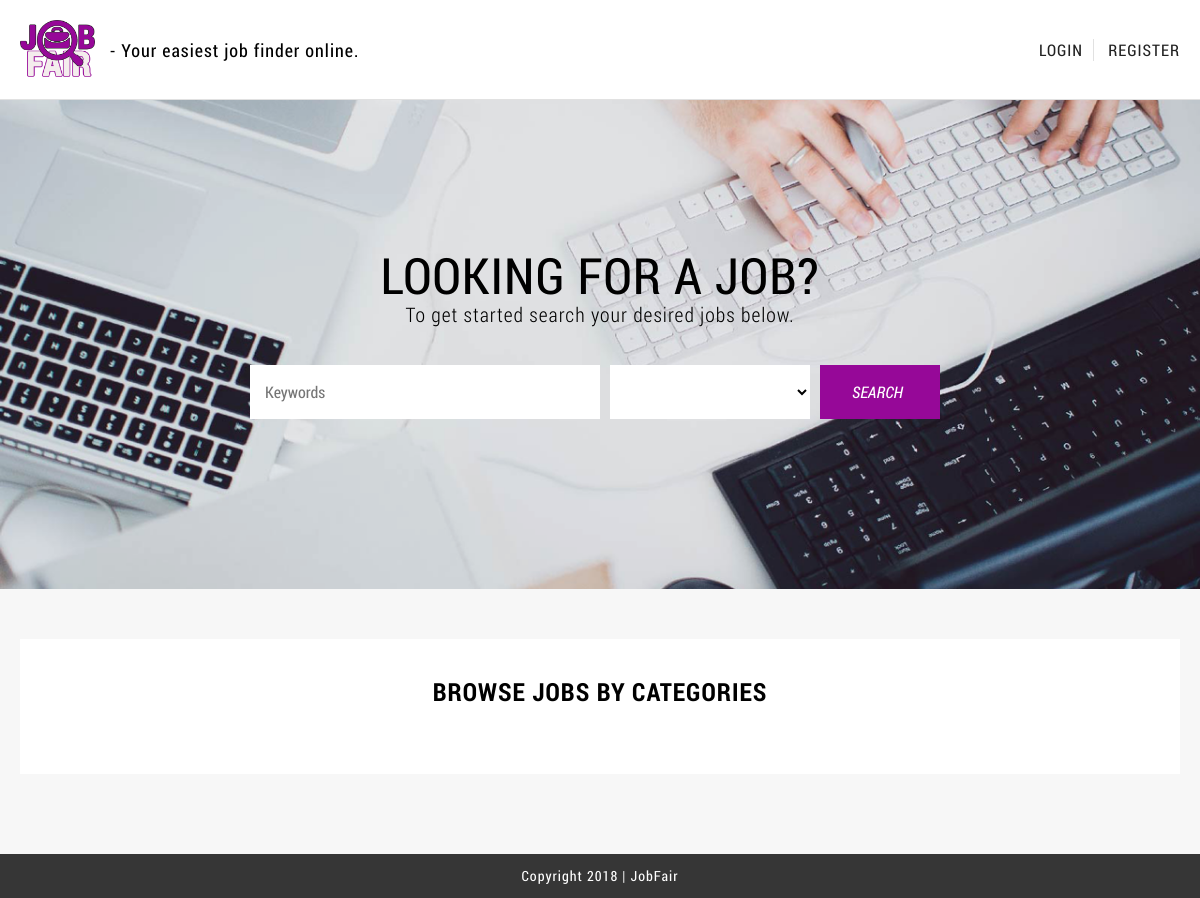
Before: / with the older database file.
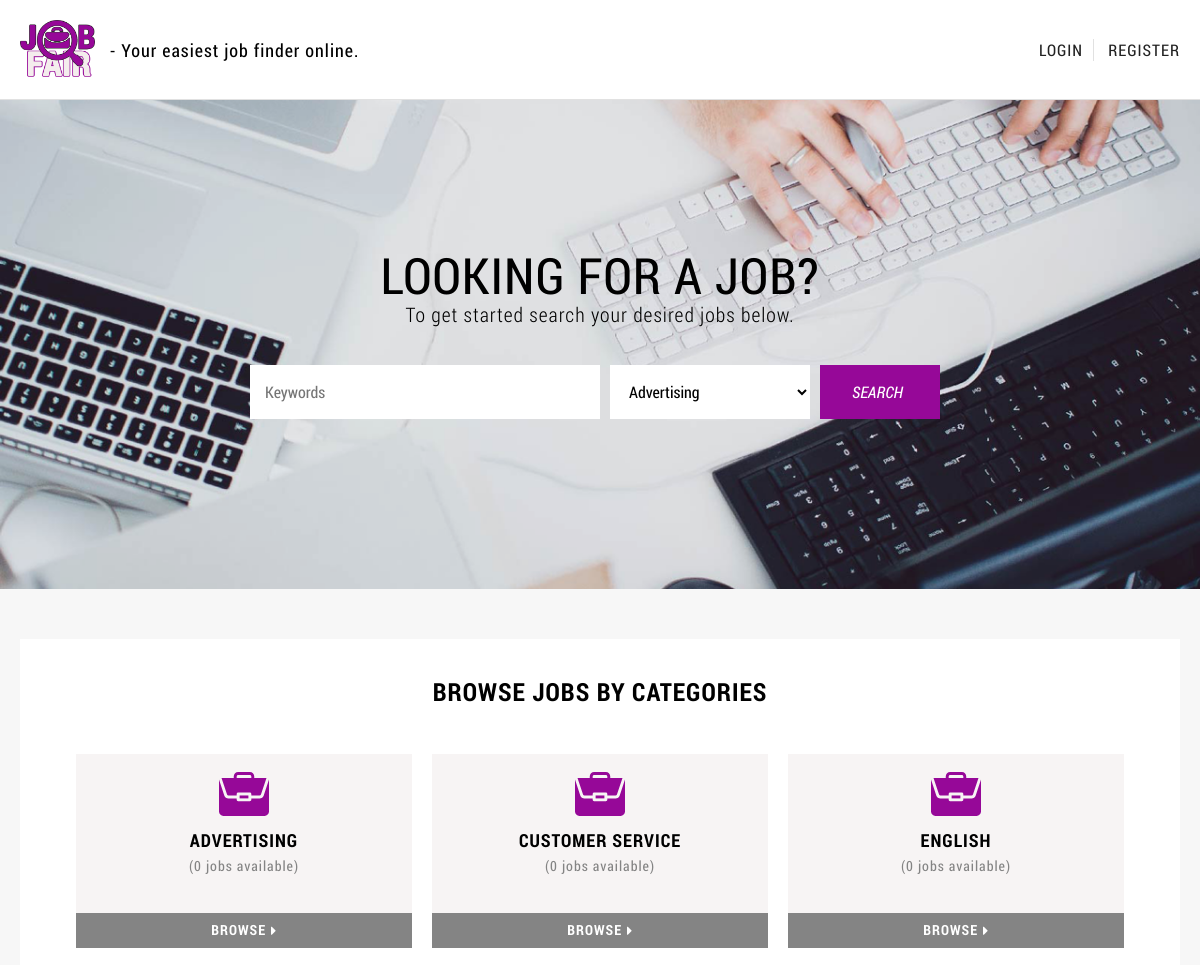
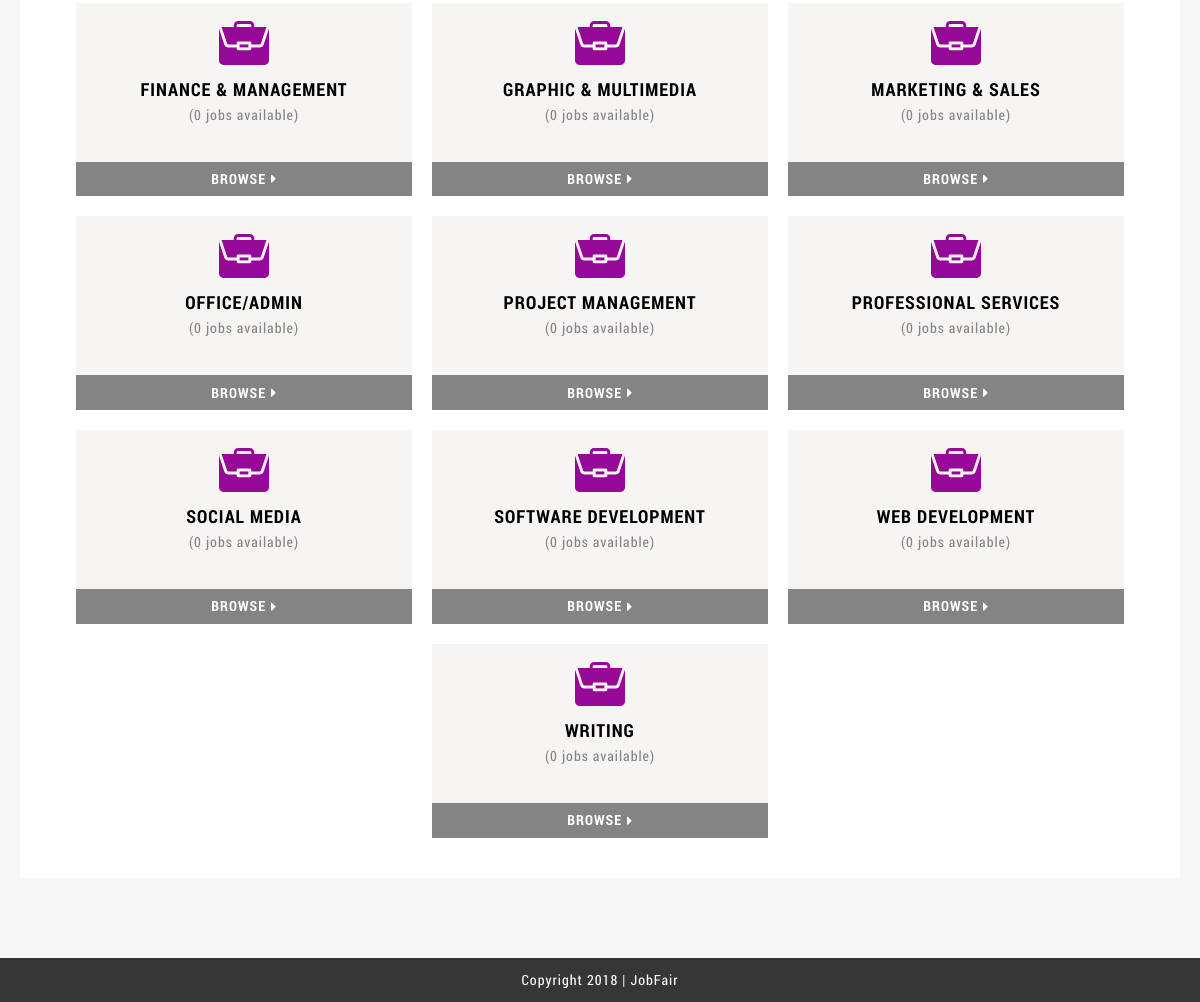
After: the same page with the newer database file (2 pictures, top to bottom).
### tables this page shows
CREATE TABLE `tbl_categories` (
  `id` int(11) NOT NULL,
  `cat_name` varchar(255) NOT NULL
);

### server/functions.php (the view, shortened to what this page needs)
				<?php
	function jobCategories() {
		include "server/db_conn.php";
		$sql_getJobCategories = "SELECT * FROM tbl_categories";
		$getJobCategories_query = mysqli_query($db, $sql_getJobCategories);
		?>
		<select name="category">
			<?php
			while ($rows = mysqli_fetch_array($getJobCategories_query)) {
				$name = $rows['cat_name'];
				?>
				<option><?php echo $name; ?></option>
				<?php
			}
		?>
		</select>
		<?php
	}
				?>
				<?php
	function categoryNames() {
		include "server/db_conn.php";
		$sql_displayCategoryNames = "SELECT * FROM tbl_categories";
		$displayCategoryNames_query = mysqli_query($db, $sql_displayCategoryNames);
		while ($rows = mysqli_fetch_array($displayCategoryNames_query)) {
			$categoryId = $rows['id'];
			$categoryName = $rows['cat_name'];
			$sql_getCatName = mysqli_query($db, "SELECT count(*) as category_count FROM tbl_jobs WHERE category = '$categoryId'");
	        $getCatName_query = mysqli_fetch_array ($sql_getCatName);
	        $categoryCount= $getCatName_query['category_count'];
			?>
				<div class="categories">
					<div>
						<img src="images/category-icon.svg">
						<span><?php echo $categoryName; ?></span>
						<span>(<?php echo $categoryCount; ?> jobs available)</span>
					</div>
					<a class="see-all-btn" href="#">Browse<i class="fa fa-caret-right"></i></a>
				</div>
			<?php
		}
	}
?>

### index.php (shortened to what this page needs)
<?php
	include "server/functions.php";
?>
<!DOCTYPE html>
<html>
<head>
	<?php include "meta.php"; ?>
</head>
<body class="main-index">
	<?php include "header.php"; ?>
	<div class="page-main">
		<div class="get-started-container">
			<h1>Looking for a Job?</h1>
			<p>To get started search your desired jobs below.</p>
			<div class="search-container">
				<form action="categorysearch.php" method="post">
					<input type="search" name="keywordSearch" placeholder="Keywords" required />
					<?php jobCategories(); ?>
					<button type="submit" name="categorySearch">Search</button>
				</form>
			</div>
		</div>
		<div class="page-wrapper">
			<div class="job-category-list">
				<strong>Browse Jobs By Categories</strong>
				<div class="categories-container">
					<?php categoryNames(); ?>
				</div>
			</div>
		</div>
	</div>
	<?php include "footer.php" ?>
</body>
</html>

### meta.php (shortened to what this page needs)
<link rel="stylesheet" type="text/css" href="css/styles.css">
<link rel="stylesheet" href="https://use.fontawesome.com/releases/v5.4.1/css/all.css">

### header.php (shortened to what this page needs)
<header>
	<div class="logo-container">
		<a href="index.php">
			<img src="images/logo.png" alt="JobFair"/>
		</a>
		<span>- Your easiest job finder online.</span>
	</div>
	<div class="account-container">
		<?php if (isset($_SESSION['loggedin']) == 'true'): ?>
			<?php if ($_SESSION['type'] == 'Employer'): ?>
	    		<a class="postjob-btn" href="jobpost.php" title="Post a Job">Post a Job</a>
	    		<a class="jobseekers-btn" href="jobseekers.php" title="Jobseekers">
	    		Jobseekers</a>
	    	<?php else: ?>
	    		<a class="jobsearch-btn" href="jobsearch.php" title="Job Search">Job Search</a>
    		<?php endif; ?>
    		<a class="account-btn" href="account.php" title="Account">Account</a>
    		<a class="logout-btn" href="logout.php" title="Logout">Logout</a>
 		<?php else: ?>
			<a class="login-btn" href="login.php" title="Login">Login</a>
			<a class="register-btn" href="register.php" title="Register">Register</a>
		<?php endif; ?>
	</div>
</header>

### footer.php
<footer>
	<p>Copyright 2018 | JobFair</p>
</footer>

Changed rows visible on the page:
added tbl_categories: cat_name "ADVERTISING", categoryCount "0"
added tbl_categories: cat_name "CUSTOMER SERVICE", categoryCount "0"
added tbl_categories: cat_name "ENGLISH", categoryCount "0"
added tbl_categories: cat_name "FINANCE & MANAGEMENT", categoryCount "0"
added tbl_categories: cat_name "GRAPHIC & MULTIMEDIA", categoryCount "0"
added tbl_categories: cat_name "MARKETING & SALES", categoryCount "0"
added tbl_categories: cat_name "OFFICE/ADMIN", categoryCount "0"
added tbl_categories: cat_name "PROJECT MANAGEMENT", categoryCount "0"
added tbl_categories: cat_name "PROFESSIONAL SERVICES", categoryCount "0"
added tbl_categories: cat_name "SOCIAL MEDIA", categoryCount "0"
added tbl_categories: cat_name "SOFTWARE DEVELOPMENT", categoryCount "0"
added tbl_categories: cat_name "WEB DEVELOPMENT", categoryCount "0"
added tbl_categories: cat_name "WRITING", categoryCount "0"
Other visible differences:
form field category: (not shown) → "Advertising"
